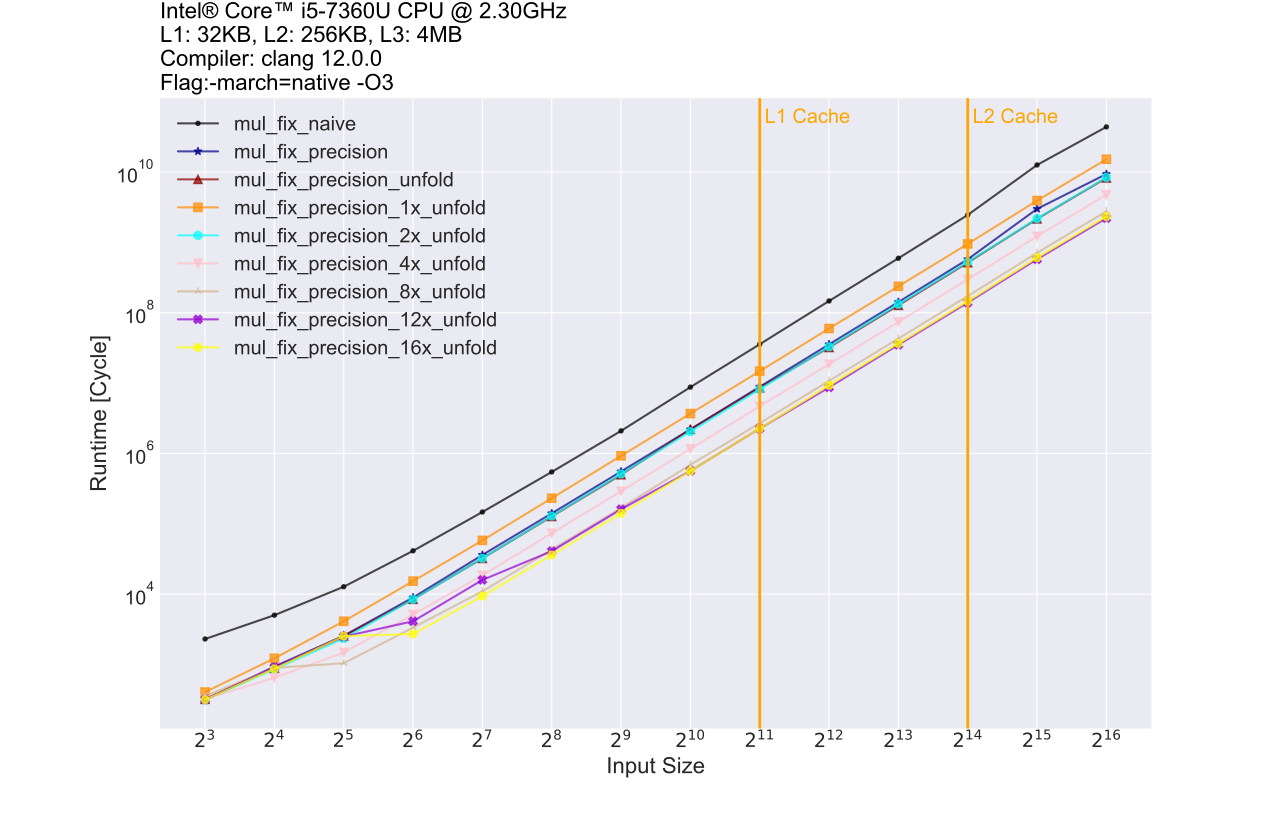

Generate this figure with Python:
import matplotlib.pyplot as plt

def load_data(filename):
    data_x = []
    data_y1 = []
    data_y2 = []
    data_y3 = []
    data_y4 = []
    data_y5 = []
    data_y6 = []
    data_y7 = []
    data_y8 = []
    data_y9 = []
    with open(filename, 'r') as fi:
        for line in fi.readlines():
            x, cycle1, cycle2, cycle3, cycle4, cycle5, cycle6, cycle7, cycle8, cycle9 = line.strip().split()
            data_x.append(int(x))
            data_y1.append(float(cycle1))
            data_y2.append(float(cycle2))
            data_y3.append(float(cycle3))
            data_y4.append(float(cycle4))
            data_y5.append(float(cycle5))
            data_y6.append(float(cycle6))
            data_y7.append(float(cycle7))
            data_y8.append(float(cycle8))
            data_y9.append(float(cycle9))
    return data_x, data_y1, data_y2, data_y3, data_y4, data_y5, data_y6, data_y7, data_y8, data_y9

if __name__ == '__main__':
    data_x, data_y1, data_y2, data_y3, data_y4, data_y5, data_y6, data_y7, data_y8, data_y9 = load_data('timing_mul_vec.data')

    plt.style.use('seaborn-darkgrid')
    plt.figure(figsize=(12.8, 8.2))
    line_mul1, = plt.plot(data_x, data_y1, marker='.', color='black', linewidth=1.5, alpha=0.7, label='mul_fix_naive')
    line_mul2, = plt.plot(data_x, data_y2, marker='*', color='darkblue', linewidth=1.5, alpha=0.7, label='mul_fix_precision')
    line_mul3, = plt.plot(data_x, data_y3, marker='^', color='darkred', linewidth=1.5, alpha=0.7, label='mul_fix_precision_unfold')
    line_mul4, = plt.plot(data_x, data_y4, marker='s', color='darkorange', linewidth=1.5, alpha=0.7, label='mul_fix_precision_1x_unfold')
    line_mul5, = plt.plot(data_x, data_y5, marker='8', color='cyan', linewidth=1.5, alpha=0.7, label='mul_fix_precision_2x_unfold')
    line_mul6, = plt.plot(data_x, data_y6, marker='v', color='pink', linewidth=1.5, alpha=0.7, label='mul_fix_precision_4x_unfold')
    line_mul7, = plt.plot(data_x, data_y7, marker='2', color='tan', linewidth=1.5, alpha=0.7, label='mul_fix_precision_8x_unfold')
    line_mul8, = plt.plot(data_x, data_y8, marker='X', color='darkviolet', linewidth=1.5, alpha=0.7, label='mul_fix_precision_12x_unfold')
    line_mul9, = plt.plot(data_x, data_y9, marker='H', color='yellow', linewidth=1.5, alpha=0.7, label='mul_fix_precision_16x_unfold')
    plt.legend(handles=[line_mul1, line_mul2, line_mul3, line_mul4, line_mul5, line_mul6, line_mul7, line_mul8, line_mul9], fontsize='x-large')

    plt.xscale("log")
    plt.yscale("log")
    plt.xticks(data_x, [r'$2^{' + str(i) + r'}$' for i in range(3, 17)], fontsize=14)
    plt.yticks(fontsize=14)

    plt.axvline(x=2048, linewidth=2, color='orange')
    plt.text(2048*1.05, 5*10**10, 'L1 Cache', color='orange', fontsize='x-large')
    plt.axvline(x=16384, linewidth=2, color='orange')
    plt.text(16384*1.05, 5*10**10, 'L2 Cache', color='orange', fontsize='x-large')

    plt.title("Intel® Core™ i5-7360U CPU @ 2.30GHz\nL1: 32KB, L2: 256KB, L3: 4MB\nCompiler: clang 12.0.0\nFlag:-march=native -O3", loc='left', fontsize=16, fontweight=1, color='black')
    # plt.title("Intel® Core™ i7-9700K CPU @ 3.60GHz\nL1: 32KB, L2: 256KB, L3: 12MB\nCompiler: gcc 7.5.0", loc='left', fontsize=16, fontweight=1, color='black')
    plt.xlabel("Input Size", fontsize=16)
    plt.ylabel("Runtime [Cycle]", fontsize=16)
    plt.savefig('timing_mul_vec.pdf')

    # plt.show()
